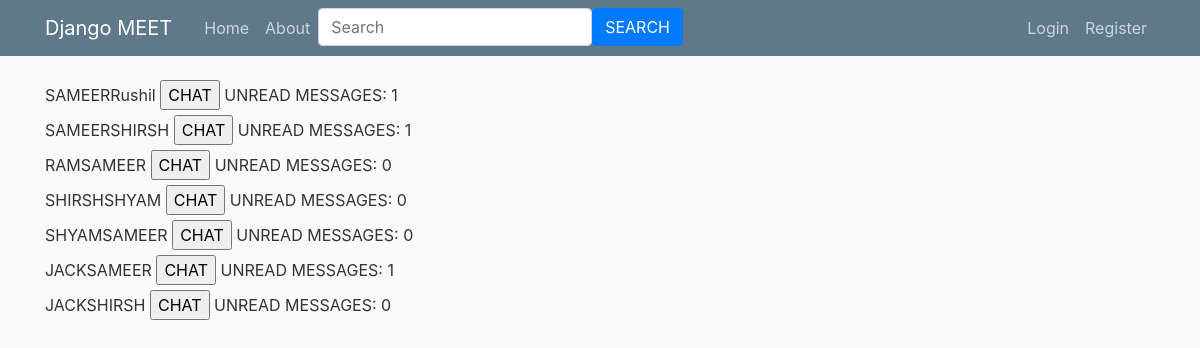
The app's page /chat/, older data.
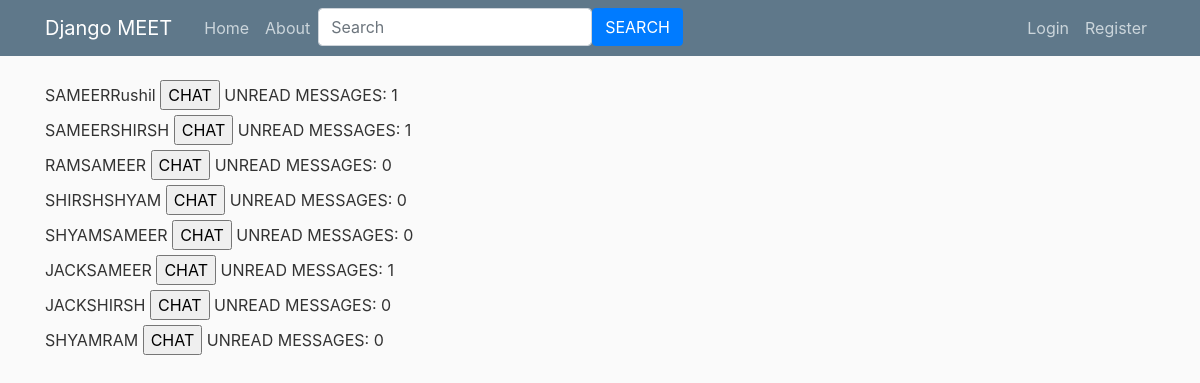
The same page, newer data.
### meet/models.py (models this page shows)
class Room(models.Model):
    name = models.CharField(max_length=1000)

### meet/views.py (the view)
# urls.py: path('chat/',views.chat,name= 'chat'),
def chat(request):
    user1 = request.user.username
    room_details = Room.objects.filter(name__icontains = user1)
    count = 0
    l = []
    for b in room_details:
        messages = Message.objects.filter(room = b.id)
        for a in messages:
            if a.user != user1:
                if a.is_read == False:
                    count+=1
        a = {}
        a['name']= b.name
        a['count']= count
        count = 0
        l.append(a)
    rooms = {
        'name': Room.objects.all(), 'unread':l
    }
    return render (request,'meet/chats.html', rooms )

### meet/templates/meet/chats.html (shortened to what this page needs)
{% extends 'meet/base.html' %}
{% block content %}
    {% for room in name %}
        {% if user.username in room.name %}
            <div>
                <form id="post-form" method="POST" action="checkview">
                    <label>{{ room.name }}</label>
                    <input type="submit" value="CHAT">
                {% for a in unread%}
                 {% if a.name == room.name %}
                        UNREAD MESSAGES: {{ a.count }}
                 {% endif %}
                {% endfor %}
                </form>
            </div>
        {% endif %}
    {% endfor %}
{% endblock content %}

Row changes from the older to the newer data that the page shows:
added Room: name "SHYAMRAM", count "0"
